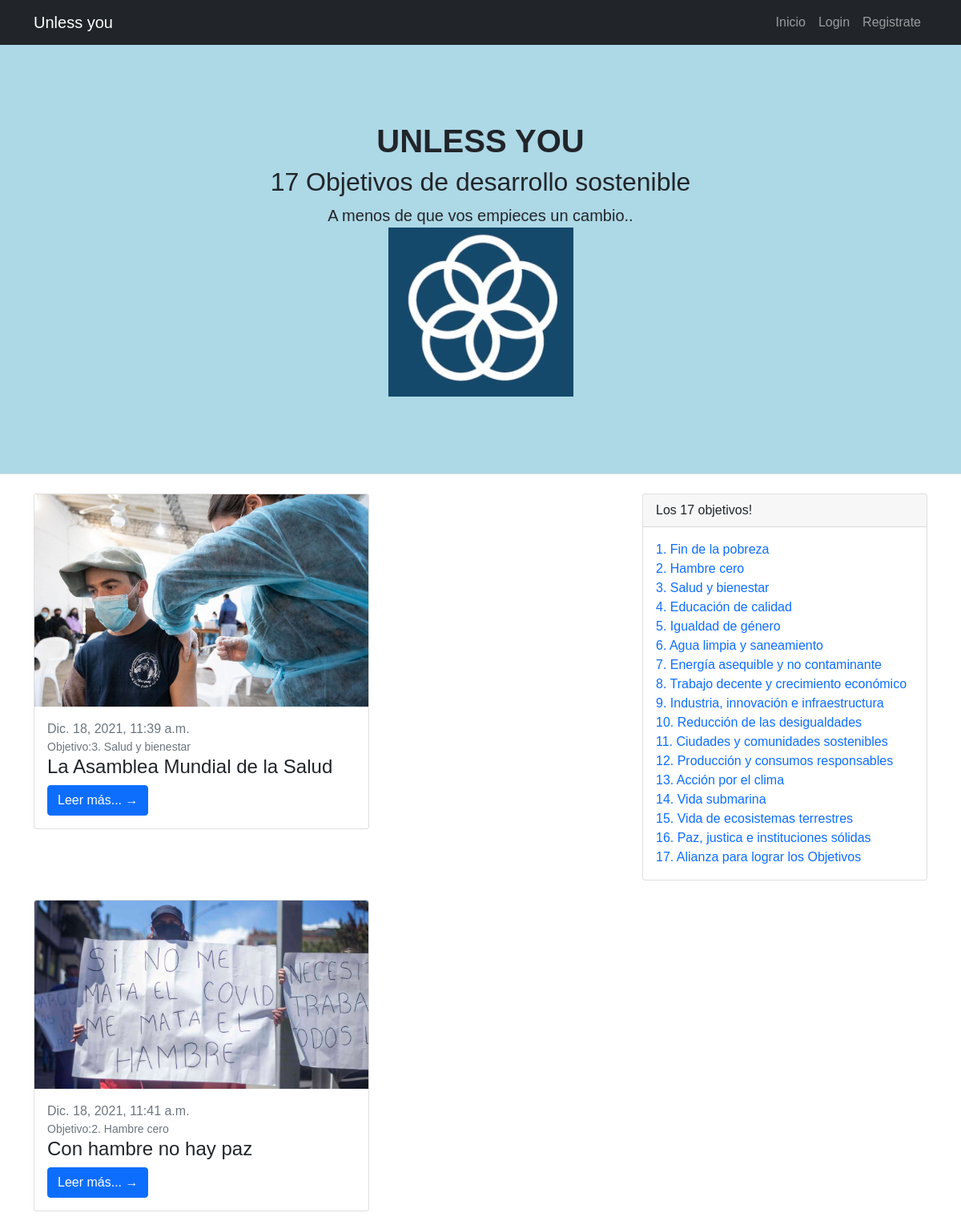
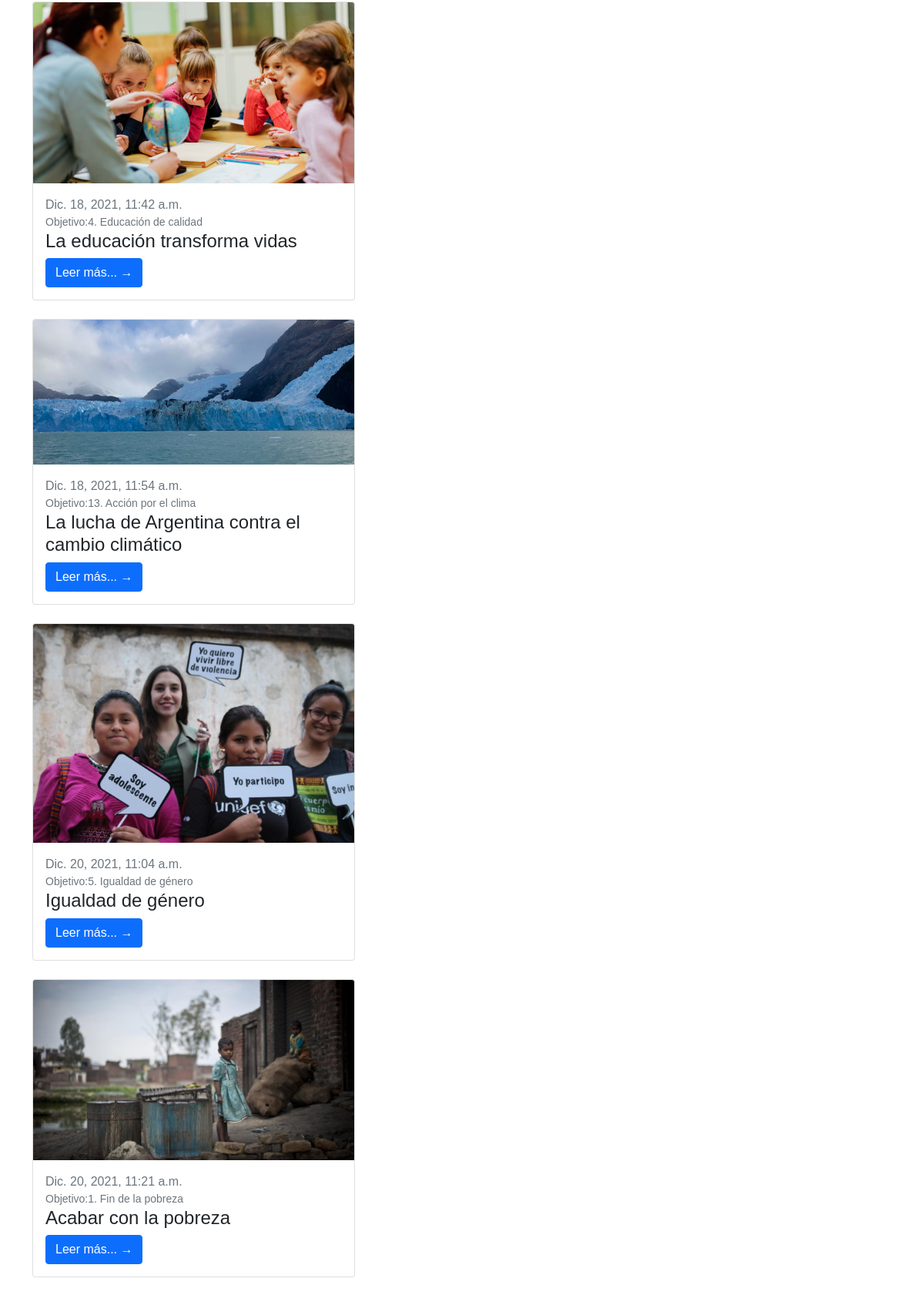
The page / (upper part) on the database its author committed (2 pictures, top to bottom).
### apps/posts/models.py (models this page shows, shortened)
class Posts(models.Model):
	nombre = models.CharField(max_length=255)
	body = models.TextField(null = True)
	fecha_post = models.DateTimeField(auto_now_add=True, null = True)
	Ods = models.ForeignKey(Ods, on_delete = models.CASCADE)
	imagen = models.ImageField(upload_to='imagenes_posts', null=True)
	class Meta:
		ordering = ['-fecha_post']

class Ods(models.Model):
	nombre = models.CharField(max_length = 255)
	descripcion = models.TextField(null = True)
	imagen = models.ImageField(upload_to='imagenes_ods', null=True)
	def __str__(self):
		return self.nombre

### TrabajoFinal/views.py (the view)
# urls.py: path('',views.Inicio, name='primera_vista'),
def Inicio(request):
	p = Posts.objects.all()
	ctx = {}
	ctx['posts'] = p
	o = Ods.objects.all()
	ctx['Ods'] = o
	return render (request,'Base.html',ctx)

### templates/Base.html (shortened to what this page needs)
{% load static %}
<!DOCTYPE html>
<html lang="en">
    <head>
		<link rel="stylesheet" type="text/css" href="{% static 'css/styles.css' %}">
    </head>
    <body>
        <nav class="navbar navbar-expand-lg navbar-dark bg-dark">
            <div class="container">
                <a class="navbar-brand" href="{% url 'primera_vista' %}">Unless you</a>
                <div class="collapse navbar-collapse" id="navbarSupportedContent">
                    <ul class="navbar-nav ms-auto mb-2 mb-lg-0">
                        {% if user.is_authenticated %}
                            <li class="nav-item"><a class="nav-link" >Bienvenid@ {{ user.username }}</a></li>
                            <li class="nav-item"><a class="nav-link" href="{% url 'primera_vista' %}">Inicio</a></li>
                            <li class="nav-item"><a class="nav-link" href="{% url 'logout' %}">Cerrar Sesion</a></li>
                            <li class="nav-item"><a class="nav-link" href="{% url 'posts:alta_post' %}">Crear Post</a></li>
                        {% else %}
                             <li class="nav-item"><a class="nav-link" href="{% url 'primera_vista' %}">Inicio</a></li>
                            <li class="nav-item"><a class="nav-link" href="{% url 'login' %}">Login</a></li>
                            <li class="nav-item"><a class="nav-link" href="{% url 'register' %}">Registrate</a></li>
                        {% endif %}
                    </ul>
                </div>
            </div>
        </nav>
        <header class="py-5 bg-light border-bottom mb-4">
            <div class="container">
                <div class="text-center my-5">
                    <h1 class="fw-bolder">UNLESS YOU</h1>
                    <h2>17 Objetivos de desarrollo sostenible</h2>
                    <p class="lead mb-0">A menos de que vos empieces un cambio..</p>
                    <img src="{% static 'img/Logo.png' %}">
                </div>
            </div>
       </header>
    <div class="container">
        <div class="row" style="flex-wrap: wrap-reverse;">
            {% for a in posts %}
                <div class="col-lg-8">
                    <div class="row">
                        <div class="col-lg-7 ">
                            <div class="card mb-4">
                                <a href="#!"><img class="card-img-top" src="{{a.imagen.url}}" alt="..." /></a>
                                <div class="card-body">
                                    <div class="large text-muted">{{a.fecha_post}}</div>
                                    <div class="small text-muted">Objetivo:{{a.Ods}}</div>
                                    <h2 class="card-title h4">{{a.nombre}}</h2>
                                    <a class="btn btn-primary" href="{% url 'posts:detalle' a.pk %}">Leer más... →</a>
                                </div>
                            </div>
                        </div>
                    </div>
                </div>
            {% endfor %}
            <div class="col-lg-4 ">
                <div class="card mb-4">
                    <div class="card-header">Los 17 objetivos!</div>
                    <div class="card-body">
                        <div class=".row">
                            <div class=".col-lg-8">
                                <ul class="list-unstyled mb-0">
                                    {% for o in Ods %}
                                        <li><a href="{% url 'posts:filtro' o.pk%}" style="text-decoration: none;"> {{o.nombre}}</li>
                                    {% endfor %}
                                </ul>
                            </div>
                        </div>
                    </div>
                </div>
            </div>
        </div>
    </div>
</body>
</html>

### rows shown on the page
Posts: imagen (picture), fecha_post "Dic. 20, 2021, 11:21 a.m.", Ods "1. Fin de la pobreza", nombre "Acabar con la pobreza"
Posts: imagen (picture), fecha_post "Dic. 20, 2021, 11:04 a.m.", Ods "5. Igualdad de género", nombre "Igualdad de género"
Posts: imagen (picture), fecha_post "Dic. 18, 2021, 11:54 a.m.", Ods "13. Acción por el clima", nombre "La lucha de Argentina contra el cambio climático"
Posts: imagen (picture), fecha_post "Dic. 18, 2021, 11:42 a.m.", Ods "4. Educación de calidad", nombre "La educación transforma vidas"
Posts: imagen (picture), fecha_post "Dic. 18, 2021, 11:41 a.m.", Ods "2. Hambre cero", nombre "Con hambre no hay paz"
Posts: imagen (picture), fecha_post "Dic. 18, 2021, 11:39 a.m.", Ods "3. Salud y bienestar", nombre "La Asamblea Mundial de la Salud"
Ods: nombre "1. Fin de la pobreza"
Ods: nombre "2. Hambre cero"
Ods: nombre "3. Salud y bienestar"
Ods: nombre "4. Educación de calidad"
Ods: nombre "5. Igualdad de género"
Ods: nombre "6. Agua limpia y saneamiento"
Ods: nombre "7. Energía asequible y no contaminante"
Ods: nombre "8. Trabajo decente y crecimiento económico"
Ods: nombre "9. Industria, innovación e infraestructura"
Ods: nombre "10. Reducción de las desigualdades"
Ods: nombre "11. Ciudades y comunidades sostenibles"
Ods: nombre "12. Producción y consumos responsables"
Ods: nombre "13. Acción por el clima"
Ods: nombre "14. Vida submarina"
Ods: nombre "15. Vida de ecosistemas terrestres"
Ods: nombre "16. Paz, justica e instituciones sólidas"
Ods: nombre "17. Alianza para lograr los Objetivos"
